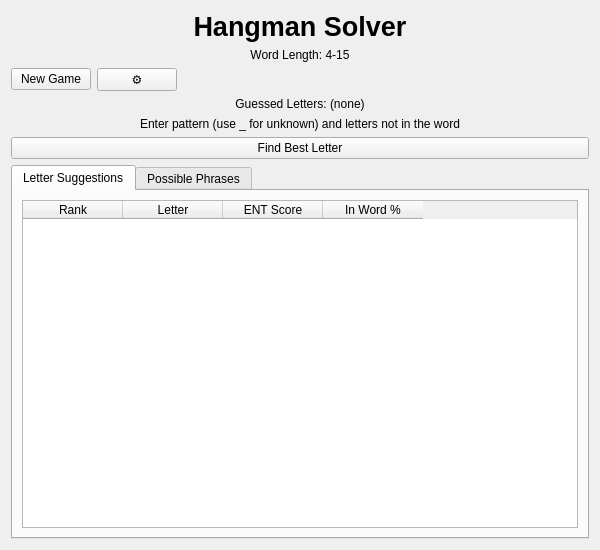
<?xml version="1.0" encoding="UTF-8"?>
<ui version="4.0">
 <class>HangmanWidget</class>
 <widget class="QWidget" name="HangmanWidget">
  <property name="geometry">
   <rect>
    <x>0</x>
    <y>0</y>
    <width>600</width>
    <height>550</height>
   </rect>
  </property>
  <property name="windowTitle">
   <string>Hangman</string>
  </property>
  <layout class="QVBoxLayout" name="verticalLayout">
   <item>
    <widget class="QLabel" name="titleLabel">
     <property name="font">
      <font>
       <pointsize>20</pointsize>
       <weight>75</weight>
       <bold>true</bold>
      </font>
     </property>
     <property name="text">
      <string>Hangman Solver</string>
     </property>
     <property name="alignment">
      <set>Qt::AlignCenter</set>
     </property>
    </widget>
   </item>
   <item>
    <widget class="QLabel" name="configInfoLabel">
     <property name="text">
      <string>Word Length: 4-15</string>
     </property>
     <property name="alignment">
      <set>Qt::AlignCenter</set>
     </property>
    </widget>
   </item>
   <item>
    <layout class="QHBoxLayout" name="topControlLayout">
     <item>
      <widget class="QPushButton" name="newGameBtn">
       <property name="text">
        <string>New Game</string>
       </property>
      </widget>
     </item>
     <item>
      <widget class="QPushButton" name="settingsBtn">
       <property name="text">
        <string>⚙</string>
       </property>
      </widget>
     </item>
     <item>
      <spacer name="topHorizontalSpacer">
       <property name="orientation">
        <enum>Qt::Horizontal</enum>
       </property>
       <property name="sizeHint" stdset="0">
        <size>
         <width>40</width>
         <height>20</height>
        </size>
       </property>
      </spacer>
     </item>
    </layout>
   </item>
   <item>
    <widget class="QLabel" name="guessedLabel">
     <property name="text">
      <string>Guessed Letters: (none)</string>
     </property>
     <property name="alignment">
      <set>Qt::AlignCenter</set>
     </property>
    </widget>
   </item>
   <item>
    <widget class="QLabel" name="instructionLabel">
     <property name="text">
      <string>Enter pattern (use _ for unknown) and letters not in the word</string>
     </property>
     <property name="alignment">
      <set>Qt::AlignCenter</set>
     </property>
     <property name="wordWrap">
      <bool>true</bool>
     </property>
    </widget>
   </item>
   <item>
    <widget class="QPushButton" name="solveBtn">
     <property name="text">
      <string>Find Best Letter</string>
     </property>
    </widget>
   </item>
   <item>
    <widget class="QTabWidget" name="resultsTabWidget">
     <property name="currentIndex">
      <number>0</number>
     </property>
     <widget class="QWidget" name="letterSuggestionsTab">
      <attribute name="title">
       <string>Letter Suggestions</string>
      </attribute>
      <layout class="QVBoxLayout" name="letterSuggestionsTabLayout">
       <item>
        <widget class="QTableWidget" name="letterSuggestionsTable">
         <property name="editTriggers">
          <set>QAbstractItemView::NoEditTriggers</set>
         </property>
         <property name="alternatingRowColors">
          <bool>false</bool>
         </property>
         <property name="selectionMode">
          <enum>QAbstractItemView::NoSelection</enum>
         </property>
         <property name="selectionBehavior">
          <enum>QAbstractItemView::SelectRows</enum>
         </property>
         <attribute name="horizontalHeaderStretchLastSection">
          <bool>false</bool>
         </attribute>
         <column>
          <property name="text">
           <string>Rank</string>
          </property>
         </column>
         <column>
          <property name="text">
           <string>Letter</string>
          </property>
         </column>
         <column>
          <property name="text">
           <string>ENT Score</string>
          </property>
         </column>
         <column>
          <property name="text">
           <string>In Word %</string>
          </property>
         </column>
        </widget>
       </item>
      </layout>
     </widget>
     <widget class="QWidget" name="possibleWordsTab">
      <attribute name="title">
       <string>Possible Phrases</string>
      </attribute>
      <layout class="QVBoxLayout" name="possibleWordsTabLayout">
       <item>
        <widget class="QTableWidget" name="possibleWordsTable">
         <property name="editTriggers">
          <set>QAbstractItemView::NoEditTriggers</set>
         </property>
         <property name="alternatingRowColors">
          <bool>false</bool>
         </property>
         <property name="selectionMode">
          <enum>QAbstractItemView::NoSelection</enum>
         </property>
         <property name="selectionBehavior">
          <enum>QAbstractItemView::SelectRows</enum>
         </property>
         <attribute name="horizontalHeaderStretchLastSection">
          <bool>false</bool>
         </attribute>
         <column>
          <property name="text">
           <string>#</string>
          </property>
         </column>
         <column>
          <property name="text">
           <string>Word</string>
          </property>
         </column>
         <column>
          <property name="text">
           <string>Score</string>
          </property>
         </column>
        </widget>
       </item>
      </layout>
     </widget>
    </widget>
   </item>
  </layout>
 </widget>
 <resources/>
 <connections/>
</ui>
